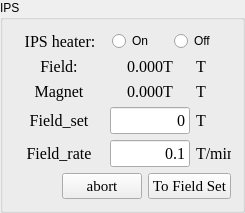
      <widget class="QGroupBox" name="groupBox_3">
       <property name="minimumSize">
        <size>
         <width>241</width>
         <height>211</height>
        </size>
       </property>
       <property name="title">
        <string>IPS</string>
       </property>
       <layout class="QVBoxLayout" name="verticalLayout_2">
        <item>
         <layout class="QHBoxLayout" name="horizontalLayout_10">
          <item>
           <widget class="QLabel" name="lb_magnet_meas_2">
            <property name="sizePolicy">
             <sizepolicy hsizetype="Fixed" vsizetype="Preferred">
              <horstretch>0</horstretch>
              <verstretch>0</verstretch>
             </sizepolicy>
            </property>
            <property name="minimumSize">
             <size>
              <width>60</width>
              <height>0</height>
             </size>
            </property>
            <property name="maximumSize">
             <size>
              <width>80</width>
              <height>16777215</height>
             </size>
            </property>
            <property name="font">
             <font>
              <family>Times New Roman</family>
              <pointsize>12</pointsize>
              <bold>false</bold>
             </font>
            </property>
            <property name="text">
             <string>IPS heater:</string>
            </property>
            <property name="alignment">
             <set>Qt::AlignCenter</set>
            </property>
           </widget>
          </item>
          <item>
           <widget class="QRadioButton" name="rb_ips_heater_on">
            <property name="maximumSize">
             <size>
              <width>50</width>
              <height>16777215</height>
             </size>
            </property>
            <property name="text">
             <string>On</string>
            </property>
           </widget>
          </item>
          <item>
           <widget class="QRadioButton" name="rb_ips_heater_off">
            <property name="maximumSize">
             <size>
              <width>50</width>
              <height>16777215</height>
             </size>
            </property>
            <property name="text">
             <string>Off</string>
            </property>
           </widget>
          </item>
         </layout>
        </item>
        <item>
         <layout class="QVBoxLayout" name="verticalLayout">
          <item>
           <layout class="QHBoxLayout" name="horizontalLayout_4">
            <item>
             <widget class="QLabel" name="label">
              <property name="minimumSize">
               <size>
                <width>90</width>
                <height>0</height>
               </size>
              </property>
              <property name="maximumSize">
               <size>
                <width>90</width>
                <height>16777215</height>
               </size>
              </property>
              <property name="font">
               <font>
                <family>Times New Roman</family>
                <pointsize>12</pointsize>
               </font>
              </property>
              <property name="text">
               <string>Field:</string>
              </property>
              <property name="alignment">
               <set>Qt::AlignCenter</set>
              </property>
             </widget>
            </item>
            <item>
             <widget class="QLabel" name="lb_c_field">
              <property name="sizePolicy">
               <sizepolicy hsizetype="Fixed" vsizetype="Preferred">
                <horstretch>0</horstretch>
                <verstretch>0</verstretch>
               </sizepolicy>
              </property>
              <property name="minimumSize">
               <size>
                <width>80</width>
                <height>0</height>
               </size>
              </property>
              <property name="maximumSize">
               <size>
                <width>80</width>
                <height>16777215</height>
               </size>
              </property>
              <property name="font">
               <font>
                <family>Times New Roman</family>
                <pointsize>12</pointsize>
                <bold>false</bold>
               </font>
              </property>
              <property name="text">
               <string>0.000T</string>
              </property>
              <property name="alignment">
               <set>Qt::AlignCenter</set>
              </property>
             </widget>
            </item>
            <item>
             <widget class="QLabel" name="label1_21">
              <property name="sizePolicy">
               <sizepolicy hsizetype="Fixed" vsizetype="Fixed">
                <horstretch>0</horstretch>
                <verstretch>0</verstretch>
               </sizepolicy>
              </property>
              <property name="minimumSize">
               <size>
                <width>35</width>
                <height>0</height>
               </size>
              </property>
              <property name="maximumSize">
               <size>
                <width>35</width>
                <height>16777215</height>
               </size>
              </property>
              <property name="font">
               <font>
                <family>Times New Roman</family>
                <pointsize>12</pointsize>
               </font>
              </property>
              <property name="text">
               <string>T</string>
              </property>
             </widget>
            </item>
           </layout>
          </item>
          <item>
           <layout class="QHBoxLayout" name="horizontalLayout_6">
            <item>
             <widget class="QLabel" name="label_4">
              <property name="minimumSize">
               <size>
                <width>90</width>
                <height>0</height>
               </size>
              </property>
              <property name="maximumSize">
               <size>
                <width>90</width>
                <height>16777215</height>
               </size>
              </property>
              <property name="font">
               <font>
                <family>Times New Roman</family>
                <pointsize>12</pointsize>
               </font>
              </property>
              <property name="text">
               <string>Magnet</string>
              </property>
              <property name="alignment">
               <set>Qt::AlignCenter</set>
              </property>
             </widget>
            </item>
            <item>
             <widget class="QLabel" name="lb_p_field">
              <property name="sizePolicy">
               <sizepolicy hsizetype="Fixed" vsizetype="Preferred">
                <horstretch>0</horstretch>
                <verstretch>0</verstretch>
               </sizepolicy>
              </property>
              <property name="minimumSize">
               <size>
                <width>80</width>
                <height>0</height>
               </size>
              </property>
              <property name="maximumSize">
               <size>
                <width>80</width>
                <height>16777215</height>
               </size>
              </property>
              <property name="font">
               <font>
                <family>Times New Roman</family>
                <pointsize>12</pointsize>
                <bold>false</bold>
               </font>
              </property>
              <property name="text">
               <string>0.000T</string>
              </property>
              <property name="alignment">
               <set>Qt::AlignCenter</set>
              </property>
             </widget>
            </item>
            <item>
             <widget class="QLabel" name="label1_22">
              <property name="sizePolicy">
               <sizepolicy hsizetype="Fixed" vsizetype="Fixed">
                <horstretch>0</horstretch>
                <verstretch>0</verstretch>
               </sizepolicy>
              </property>
              <property name="minimumSize">
               <size>
                <width>35</width>
                <height>0</height>
               </size>
              </property>
              <property name="maximumSize">
               <size>
                <width>35</width>
                <height>16777215</height>
               </size>
              </property>
              <property name="font">
               <font>
                <family>Times New Roman</family>
                <pointsize>12</pointsize>
               </font>
              </property>
              <property name="text">
               <string>T</string>
              </property>
             </widget>
            </item>
           </layout>
          </item>
          <item>
           <layout class="QHBoxLayout" name="horizontalLayout">
            <item>
             <widget class="QLabel" name="label_2">
              <property name="minimumSize">
               <size>
                <width>90</width>
                <height>0</height>
               </size>
              </property>
              <property name="maximumSize">
               <size>
                <width>90</width>
                <height>16777215</height>
               </size>
              </property>
              <property name="font">
               <font>
                <family>Times New Roman</family>
                <pointsize>12</pointsize>
               </font>
              </property>
              <property name="text">
               <string>Field_set</string>
              </property>
              <property name="alignment">
               <set>Qt::AlignCenter</set>
              </property>
             </widget>
            </item>
            <item>
             <widget class="QLineEdit" name="le_field_set">
              <property name="sizePolicy">
               <sizepolicy hsizetype="Fixed" vsizetype="Fixed">
                <horstretch>0</horstretch>
                <verstretch>0</verstretch>
               </sizepolicy>
              </property>
              <property name="minimumSize">
               <size>
                <width>80</width>
                <height>0</height>
               </size>
              </property>
              <property name="maximumSize">
               <size>
                <width>80</width>
                <height>16777215</height>
               </size>
              </property>
              <property name="font">
               <font>
                <family>Times New Roman</family>
                <pointsize>12</pointsize>
               </font>
              </property>
              <property name="text">
               <string>0</string>
              </property>
              <property name="alignment">
               <set>Qt::AlignRight|Qt::AlignTrailing|Qt::AlignVCenter</set>
              </property>
             </widget>
            </item>
            <item>
             <widget class="QLabel" name="label1_20">
              <property name="sizePolicy">
               <sizepolicy hsizetype="Fixed" vsizetype="Fixed">
                <horstretch>0</horstretch>
                <verstretch>0</verstretch>
               </sizepolicy>
              </property>
              <property name="minimumSize">
               <size>
                <width>35</width>
                <height>0</height>
               </size>
              </property>
              <property name="maximumSize">
               <size>
                <width>35</width>
                <height>16777215</height>
               </size>
              </property>
              <property name="font">
               <font>
                <family>Times New Roman</family>
                <pointsize>12</pointsize>
               </font>
              </property>
              <property name="text">
               <string>T</string>
              </property>
             </widget>
            </item>
           </layout>
          </item>
          <item>
           <layout class="QHBoxLayout" name="horizontalLayout_3">
            <item>
             <widget class="QLabel" name="label_3">
              <property name="minimumSize">
               <size>
                <width>90</width>
                <height>0</height>
               </size>
              </property>
              <property name="maximumSize">
               <size>
                <width>90</width>
                <height>16777215</height>
               </size>
              </property>
              <property name="font">
               <font>
                <family>Times New Roman</family>
                <pointsize>12</pointsize>
               </font>
              </property>
              <property name="text">
               <string>Field_rate</string>
              </property>
              <property name="alignment">
               <set>Qt::AlignCenter</set>
              </property>
             </widget>
            </item>
            <item>
             <widget class="QLineEdit" name="le_field_rate">
              <property name="sizePolicy">
               <sizepolicy hsizetype="Fixed" vsizetype="Fixed">
                <horstretch>0</horstretch>
                <verstretch>0</verstretch>
               </sizepolicy>
              </property>
              <property name="minimumSize">
               <size>
                <width>80</width>
                <height>0</height>
               </size>
              </property>
              <property name="maximumSize">
               <size>
                <width>80</width>
                <height>16777215</height>
               </size>
              </property>
              <property name="font">
               <font>
                <family>Times New Roman</family>
                <pointsize>12</pointsize>
               </font>
              </property>
              <property name="text">
               <string>0.1</string>
              </property>
              <property name="alignment">
               <set>Qt::AlignRight|Qt::AlignTrailing|Qt::AlignVCenter</set>
              </property>
             </widget>
            </item>
            <item>
             <widget class="QLabel" name="label1_19">
              <property name="sizePolicy">
               <sizepolicy hsizetype="Fixed" vsizetype="Fixed">
                <horstretch>0</horstretch>
                <verstretch>0</verstretch>
               </sizepolicy>
              </property>
              <property name="minimumSize">
               <size>
                <width>35</width>
                <height>0</height>
               </size>
              </property>
              <property name="maximumSize">
               <size>
                <width>35</width>
                <height>16777215</height>
               </size>
              </property>
              <property name="font">
               <font>
                <family>Times New Roman</family>
                <pointsize>12</pointsize>
               </font>
              </property>
              <property name="text">
               <string>T/min</string>
              </property>
             </widget>
            </item>
           </layout>
          </item>
          <item>
           <layout class="QHBoxLayout" name="horizontalLayout_5">
            <item>
             <spacer name="horizontalSpacer_6">
              <property name="orientation">
               <enum>Qt::Horizontal</enum>
              </property>
              <property name="sizeHint" stdset="0">
               <size>
                <width>40</width>
                <height>20</height>
               </size>
              </property>
             </spacer>
            </item>
            <item>
             <widget class="QPushButton" name="pb_abort_field">
              <property name="sizePolicy">
               <sizepolicy hsizetype="Fixed" vsizetype="Fixed">
                <horstretch>0</horstretch>
                <verstretch>0</verstretch>
               </sizepolicy>
              </property>
              <property name="maximumSize">
               <size>
                <width>200</width>
                <height>16777215</height>
               </size>
              </property>
              <property name="font">
               <font>
                <family>Times New Roman</family>
                <pointsize>11</pointsize>
               </font>
              </property>
              <property name="text">
               <string>abort</string>
              </property>
             </widget>
            </item>
            <item>
             <widget class="QPushButton" name="pb_scan_field">
              <property name="sizePolicy">
               <sizepolicy hsizetype="Fixed" vsizetype="Fixed">
                <horstretch>0</horstretch>
                <verstretch>0</verstretch>
               </sizepolicy>
              </property>
              <property name="maximumSize">
               <size>
                <width>200</width>
                <height>16777215</height>
               </size>
              </property>
              <property name="font">
               <font>
                <family>Times New Roman</family>
                <pointsize>11</pointsize>
               </font>
              </property>
              <property name="text">
               <string>To Field Set</string>
              </property>
             </widget>
            </item>
           </layout>
          </item>
         </layout>
        </item>
       </layout>
      </widget>
